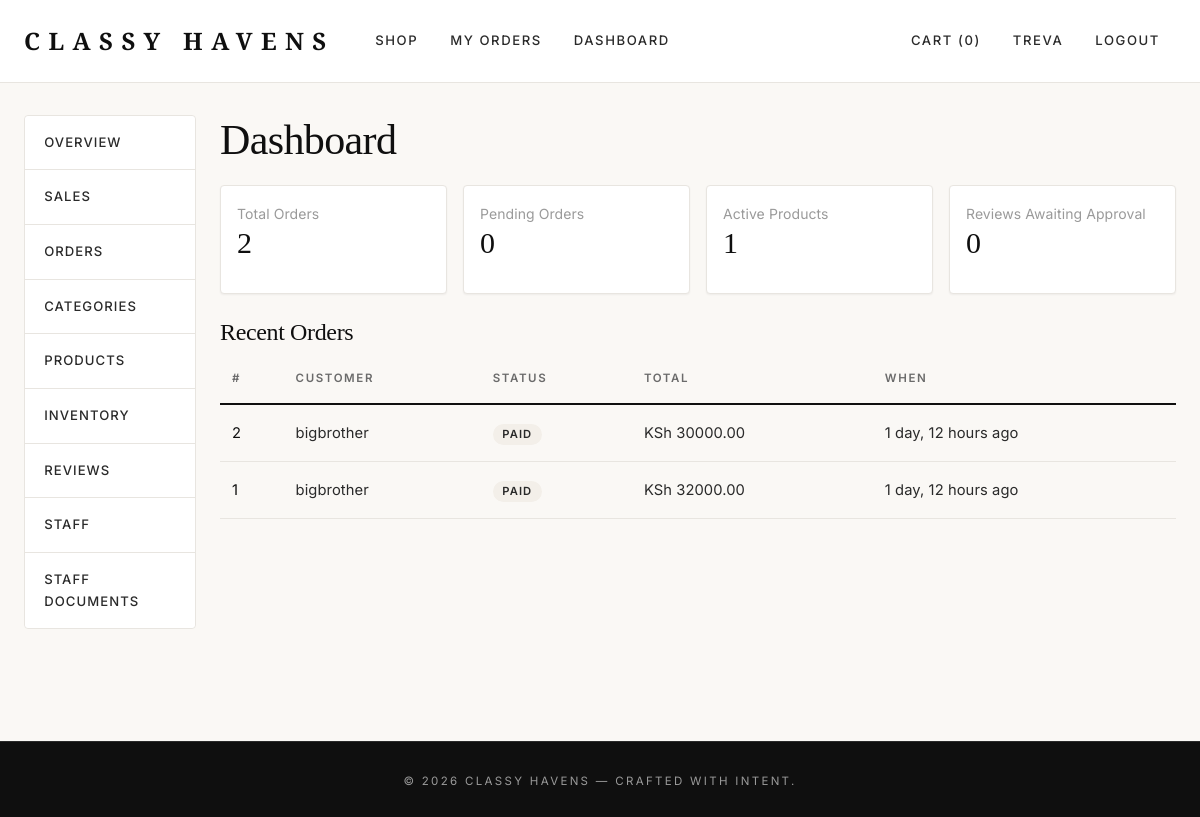
Page /dashboard/ (signed in) on the committed database.
### accounts/models.py (models this page shows, shortened)
class CustomUser(AbstractUser):
    class Roles(models.TextChoices):
        CUSTOMER = "customer", "Customer"
        STAFF    = "staff",    "Staff"
        MANAGER  = "manager",  "Manager"
        ADMIN    = "admin",    "Admin"
    role = models.CharField(max_length=20, choices=Roles.choices,
                            default=Roles.CUSTOMER)
    phone = models.CharField(max_length=20, blank=True)
    avatar = models.ImageField(
        upload_to="avatars/%Y/%m/", blank=True, null=True,
        help_text="Optional profile picture (JPEG, PNG, WebP).",
    )
    @property
    def is_staff_member(self):
        return (
            self.is_superuser
            or self.is_staff
            or self.role in (self.Roles.STAFF, self.Roles.MANAGER, self.Roles.ADMIN)
        )

### orders/models.py (models this page shows, shortened)
class Order(models.Model):
    class Status(models.TextChoices):
        PENDING   = "pending",   "Pending"
        PAID      = "paid",      "Paid"
        SHIPPED   = "shipped",   "Shipped"
        DELIVERED = "delivered", "Delivered"
        CANCELLED = "cancelled", "Cancelled"
    user = models.ForeignKey(settings.AUTH_USER_MODEL, on_delete=models.PROTECT,
                             related_name="orders")
    shipping_address = models.ForeignKey(ShippingAddress, on_delete=models.PROTECT)
    status = models.CharField(max_length=20, choices=Status.choices, default=Status.PENDING)
    total = models.DecimalField(max_digits=10, decimal_places=2, default=Decimal("0.00"))
    created_at = models.DateTimeField(auto_now_add=True)
    updated_at = models.DateTimeField(auto_now=True)
    paid_at = models.DateTimeField(null=True, blank=True)
    class Meta:
        ordering = ["-created_at"]

### dashboard/views.py (the view)
# urls.py: path("", views.DashboardIndex.as_view(), name="index"),
class DashboardIndex(StaffRequiredMixin, TemplateView):
    template_name = "dashboard/index.html"
    def get_context_data(self, **kwargs):
        ctx = super().get_context_data(**kwargs)
        paid = Order.objects.filter(
            status__in=[Order.Status.PAID, Order.Status.SHIPPED, Order.Status.DELIVERED],
        )
        ctx["order_count"]     = Order.objects.count()
        ctx["pending_orders"]  = Order.objects.filter(status=Order.Status.PENDING).count()
        ctx["product_count"]   = Product.objects.filter(is_active=True).count()
        ctx["pending_reviews"] = Review.objects.filter(is_approved=False).count()
        ctx["revenue"]         = paid.aggregate(s=Sum("total"))["s"] or 0
        ctx["recent_orders"]   = Order.objects.select_related("user").order_by("-created_at")[:10]
        return ctx

### cart/cart.py (called while the page is built)
    def __len__(self):
        return sum(item["quantity"] for item in self.cart.values())

    def total_quantity(self):
        return len(self)

### cart/context_processors.py (called while the page is built)
def cart(request):
    return {"cart": Cart(request)}

### config/context_processors.py (called while the page is built)
def currency(request):
    return {
        "CURRENCY_CODE": settings.CURRENCY_CODE,
        "CURRENCY_SYMBOL": settings.CURRENCY_SYMBOL,
    }

### dashboard/views.py (called while the page is built)
    def dispatch(self, request, *args, **kwargs):
        if not request.user.is_authenticated:
            return super().dispatch(request, *args, **kwargs)
        if not request.user.is_staff_member:
            messages.error(request, "Staff access required.")
            return redirect("catalog:product_list")
        return super().dispatch(request, *args, **kwargs)

### templates/dashboard/index.html
{% extends "dashboard/base.html" %}
{% block dashboard_content %}
<h1>Dashboard</h1>
<div class="row g-3 mb-4">
    <div class="col-md-3"><div class="card p-3"><small>Total Orders</small><h2>{{ order_count }}</h2></div></div>
    <div class="col-md-3"><div class="card p-3"><small>Pending Orders</small><h2>{{ pending_orders }}</h2></div></div>
    <div class="col-md-3"><div class="card p-3"><small>Active Products</small><h2>{{ product_count }}</h2></div></div>
    <div class="col-md-3"><div class="card p-3"><small>Reviews Awaiting Approval</small><h2>{{ pending_reviews }}</h2></div></div>
</div>
<h4>Recent Orders</h4>
<table class="table">
    <thead><tr><th>#</th><th>Customer</th><th>Status</th><th>Total</th><th>When</th></tr></thead>
    <tbody>
        {% for o in recent_orders %}
        <tr>
            <td><a href="{% url 'dashboard:order_edit' o.id %}">{{ o.id }}</a></td>
            <td>{{ o.user.username }}</td>
            <td><span class="badge bg-secondary">{{ o.get_status_display }}</span></td>
            <td>{{ CURRENCY_SYMBOL }} {{ o.total }}</td>
            <td>{{ o.created_at|timesince }} ago</td>
        </tr>
        {% endfor %}
    </tbody>
</table>
{% endblock %}

### templates/base.html (shortened to what this page needs)
{% load static %}
<!doctype html>
<html lang="en">
<head>
    <link href="https://cdn.jsdelivr.net/npm/bootstrap@5.3.3/dist/css/bootstrap.min.css" rel="stylesheet">
    <link rel="stylesheet" href="{% static 'css/style.css' %}">
</head>
<body class="d-flex flex-column min-vh-100">
<nav class="navbar navbar-expand-lg">
    <div class="container">
        <a class="navbar-brand" href="{% url 'catalog:product_list' %}">Classy&nbsp;Havens</a>
        <div class="collapse navbar-collapse" id="nav">
            <ul class="navbar-nav me-auto">
                <li class="nav-item"><a class="nav-link" href="{% url 'catalog:product_list' %}">Shop</a></li>
                {% if user.is_authenticated %}
                    <li class="nav-item"><a class="nav-link" href="{% url 'orders:order_list' %}">My Orders</a></li>
                {% endif %}
                {% if user.is_staff_member %}
                    <li class="nav-item"><a class="nav-link" href="{% url 'dashboard:index' %}">Dashboard</a></li>
                {% endif %}
            </ul>
            <ul class="navbar-nav align-items-lg-center">
                <li class="nav-item">
                    <a class="nav-link" href="{% url 'cart:cart_detail' %}">Cart ({{ cart.total_quantity }})</a>
                </li>
                {% if user.is_authenticated %}
                    <li class="nav-item"><a class="nav-link" href="{% url 'accounts:profile' %}">{{ user.username }}</a></li>
                    <li class="nav-item"><a class="nav-link" href="{% url 'accounts:logout' %}">Logout</a></li>
                {% else %}
                    <li class="nav-item"><a class="nav-link" href="{% url 'accounts:login' %}">Login</a></li>
                    <li class="nav-item"><a class="nav-link" href="{% url 'accounts:register' %}">Register</a></li>
                {% endif %}
            </ul>
        </div>
    </div>
</nav>
<main class="flex-grow-1">
    <div class="container">
        {% block content %}{% endblock %}
    </div>
</main>
<footer class="mt-5 py-4">
    <div class="container text-center">
        <small>&copy; {% now "Y" %} Classy Havens — Crafted with intent.</small>
    </div>
</footer>
</body>
</html>

### static/css/style.css (style rules this page uses)
:root { --ch-black: #0f0f0f; --ch-charcoal: #2a2a2a; --ch-gray: #6b6b6b; --ch-muted: #9a9a9a; --ch-cream: #faf8f5; --ch-cream-alt: #f3efe9; --ch-white: #ffffff; --ch-border: #e8e5e0; --ch-gold: #c9a961; --ch-gold-dark: #a88a4a; --ch-danger: #b83232; --ch-success: #2f7a4d; --font-display: 'Playfair Display', Georgia, 'Times New Roman', serif; --font-body: 'Inter', -apple-system, BlinkMacSystemFont, 'Segoe UI', sans-serif; --shadow-sm: 0 1px 2px rgba(15,15,15,0.05); --shadow-md: 0 8px 24px rgba(15,15,15,0.07); --shadow-lg: 0 20px 48px rgba(15,15,15,0.10); --radius-sm: 2px; --radius: 4px; --radius-lg: 8px; }
* { box-sizing: border-box; }
html { scroll-behavior: smooth; }
body { margin: 0; font-family: var(--font-body); font-weight: 400; color: var(--ch-black); background-color: var(--ch-cream); line-height: 1.65; letter-spacing: 0.005em; -webkit-font-smoothing: antialiased; -moz-osx-font-smoothing: grayscale; }
h1, h2, h3, h4, h5, h6, .display { font-family: var(--font-display); font-weight: 500; letter-spacing: -0.015em; color: var(--ch-black); line-height: 1.2; }
h1 { font-size: clamp(2rem, 3.5vw, 3rem); margin-bottom: 1.25rem; }
h2 { font-size: clamp(1.5rem, 2.5vw, 2rem); margin-bottom: 1rem; }
a { color: var(--ch-black); text-decoration: none; transition: color .2s ease; }
small, .text-muted { color: var(--ch-muted) !important; }
.container { max-width: 1240px; padding-left: 1.5rem; padding-right: 1.5rem; }
main { padding-top: 2rem; padding-bottom: 4rem; }
.navbar { background: var(--ch-white) !important; border-bottom: 1px solid var(--ch-border); padding: 1rem 0; position: sticky; top: 0; z-index: 1000; backdrop-filter: saturate(180%) blur(10px); }
.navbar-brand { font-family: var(--font-display); font-weight: 700; font-size: 1.5rem; letter-spacing: 0.35em; color: var(--ch-black) !important; padding-right: 0.35em; text-transform: uppercase; }
.navbar-nav .nav-link { font-family: var(--font-body); font-size: 0.82rem; font-weight: 500; letter-spacing: 0.12em; text-transform: uppercase; color: var(--ch-charcoal) !important; padding: 0.5rem 1rem !important; transition: color .2s ease; }
.card { background: var(--ch-white); border: 1px solid var(--ch-border); border-radius: var(--radius); box-shadow: var(--shadow-sm); }
.table { --bs-table-bg: transparent; --bs-table-border-color: var(--ch-border); font-size: 0.92rem; border-color: var(--ch-border); }
.table thead th { font-family: var(--font-body); font-size: 0.72rem; font-weight: 600; letter-spacing: 0.14em; text-transform: uppercase; color: var(--ch-gray); border-bottom: 2px solid var(--ch-black); padding: 0.9rem 0.75rem; background: transparent; }
.table tbody td { padding: 1rem 0.75rem; vertical-align: middle; border-bottom: 1px solid var(--ch-border); color: var(--ch-charcoal); }
.badge { font-family: var(--font-body); font-size: 0.7rem; font-weight: 600; letter-spacing: 0.1em; text-transform: uppercase; padding: 0.42em 0.85em; border-radius: 100px; }
.badge.bg-secondary { background: var(--ch-cream-alt) !important; color: var(--ch-charcoal) !important; }
.nav-link { color: var(--ch-charcoal); font-size: 0.88rem; font-weight: 500; letter-spacing: 0.08em; text-transform: uppercase; }
footer { background: var(--ch-black) !important; color: var(--ch-muted); padding: 2.5rem 0 !important; margin-top: 5rem; border-top: 1px solid var(--ch-charcoal); }
footer small { letter-spacing: 0.2em; text-transform: uppercase; font-size: 0.72rem; color: var(--ch-muted); }

### rows in the picture
CustomUser: username "TREVA"
Order: id "2", user.username "bigbrother", status "PAID", CURRENCY_SYMBOL "KSh", total "30000.00", created_at "1 day, 12 hours"
Order: id "1", user.username "bigbrother", status "PAID", CURRENCY_SYMBOL "KSh", total "32000.00", created_at "1 day, 12 hours"

### other values in the picture
{{ cart.total_quantity }} "0"
{{ order_count }} "2"
{{ pending_orders }} "0"
{{ product_count }} "1"
{{ pending_reviews }} "0"
